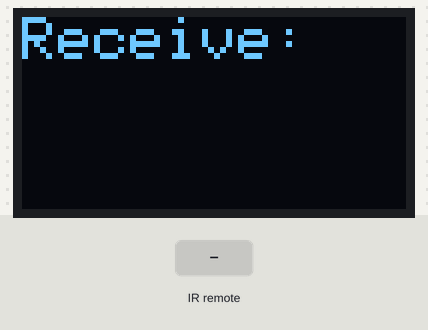
This sketch was run on a simulated Arduino Uno, built with avr-gcc and run on an emulated ATmega328P. Parts: 128×64 one-colour display. The test bench sets the inputs (shaded band). What the sketch prints to the serial monitor is not drawn.

Above: at 1.2 s.
1.3 s: infrared code 0x45 received
At 1.7 s:
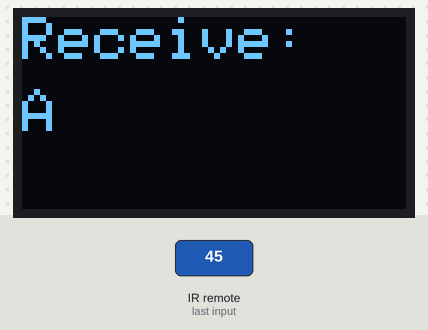
2.8 s: infrared code 0x46 received
At 3.3 s:
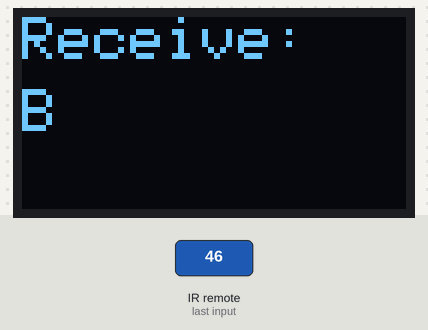
4.3 s: infrared code 0x47 received
At 5.0 s:
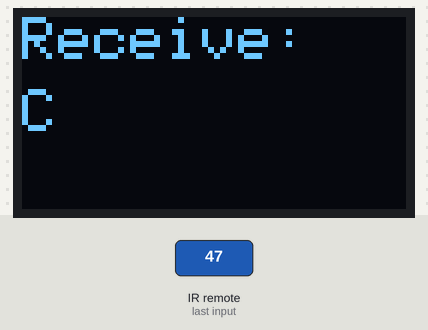
5.8 s: infrared code 0x44 received
At 6.5 s:
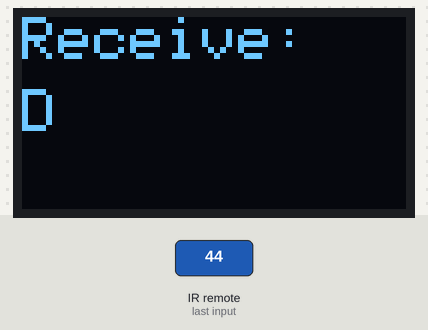
7.3 s: infrared code 0x40 received
At 8.2 s:
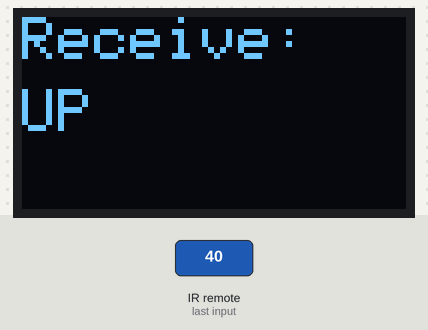
8.8 s: infrared code 0x43 received
At 9.8 s:
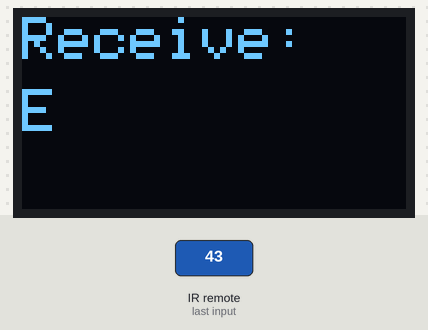
Timing chart, 0 to 11.3 s (numbered marks = the images above; inputs shaded):
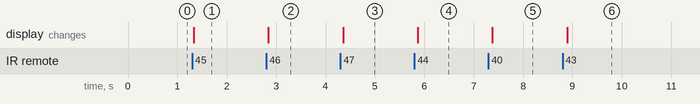

The sketch:

08_IR_Receiver.ino
```cpp
/**********************************************************************
  Filename    : 08_IR_Receiver.ino
  Auther      : www.adeept.com
**********************************************************************/
#include <Wire.h>
#include <SSD1306AsciiWire.h>
#include <IRremote.hpp>
SSD1306AsciiWire display;
#define RECV_PIN     2
String command_ir = "";

void setup(){
  // Initialize OLED
  Wire.begin();
  Wire.setClock(400000L);
  display.begin(&Adafruit128x64, 0x3C);
  display.setFont(Adafruit5x7);
  display.clear();
  display.set2X();
  display.setCursor(0, 0);
  display.print("Receive:");

  Serial.begin(115200);
  IrReceiver.begin(RECV_PIN, ENABLE_LED_FEEDBACK);
  Serial.print("IRrecvDemo is now running and waiting for IR message on Pin ");
  Serial.println(RECV_PIN);
}

void loop(){
  if (IrReceiver.decode()) {
    unsigned long value = IrReceiver.decodedIRData.command;
    command_ir = switch_irr(value);
    Serial.println(command_ir);

    display.setCursor(0, 3);
    display.print("       ");
    display.setCursor(0, 3);
    display.print(command_ir);
    IrReceiver.resume();
  }
  delay(100);
}

String switch_irr(unsigned long irr_data){
  switch(irr_data){
    case 69: return "A";
    case 70: return "B";
    case 71: return "C";
    case 68: return "D";
    case 64: return "UP";
    case 67: return "E";
    case 7: return "LEFT";
    case 21: return "OK";
    case 9: return "RIGHT";
    case 22: return "0";
    case 25: return "DOWN";
    case 13: return "F";
    case 12: return "1";
    case 24: return "2";
    case 94: return "3";
    case 8: return "4";
    case 28: return "5";
    case 90: return "6";
    case 66: return "7";
    case 82: return "8";
    case 74: return "9";
    default: return "NONE";
  }
}
```

Measured:
- after the input at 1.3 s, the display: changes at once (image 1)
- after the input at 2.8 s, the display: changes at once (image 2)
- after the input at 4.3 s, the display: changes after 0.05 s (image 3)
- after the input at 5.8 s, the display: changes after 0.07 s (image 4)
- after the input at 7.3 s, the display: changes after 0.08 s (image 5)
- after the input at 8.8 s, the display: changes after 0.09 s (image 6)
